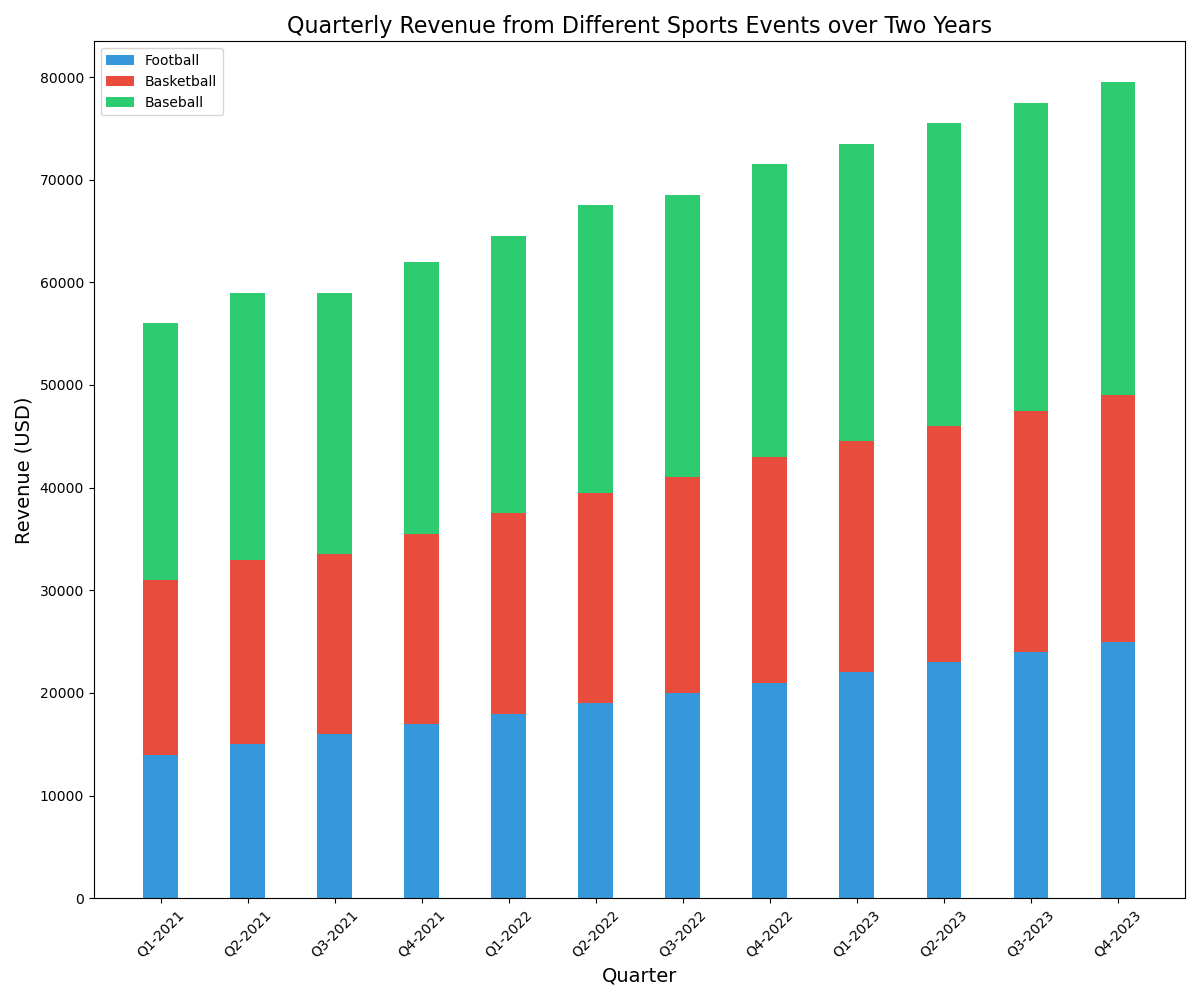

Write Python code to recreate this figure.

import matplotlib.pyplot as plt
import numpy as np

# Data
quarters = ['Q1-2021', 'Q2-2021', 'Q3-2021', 'Q4-2021', 'Q1-2022', 'Q2-2022', 'Q3-2022', 'Q4-2022', 'Q1-2023', 'Q2-2023', 'Q3-2023', 'Q4-2023']
football = np.array([14000, 15000, 16000, 17000, 18000, 19000, 20000, 21000, 22000, 23000, 24000, 25000])
basketball = np.array([17000, 18000, 17500, 18500, 19500, 20500, 21000, 22000, 22500, 23000, 23500, 24000])
baseball = np.array([25000, 26000, 25500, 26500, 27000, 28000, 27500, 28500, 29000, 29500, 30000, 30500])

# Plot
fig, ax = plt.subplots(figsize=(12, 10))  # Change width and height of the chart

bar_width = 0.4  # Change width of bars

# Stacked bars (vertical version)
bar1 = ax.bar(quarters, football, width=bar_width, color='#3498db')
bar2 = ax.bar(quarters, basketball, bottom=football, width=bar_width, color='#e74c3c')
bar3 = ax.bar(quarters, baseball, bottom=football+basketball, width=bar_width, color='#2ecc71')

# Labels and title
ax.set_ylabel('Revenue (USD)', fontsize=14)
ax.set_xlabel('Quarter', fontsize=14)
ax.set_title('Quarterly Revenue from Different Sports Events over Two Years', fontsize=16)

# Legend
ax.legend((bar1[0], bar2[0], bar3[0]), ('Football', 'Basketball', 'Baseball'))

plt.xticks(rotation=45)  # Rotate x-axis labels for better readability
plt.tight_layout()  # Adjust layout to fit everything properly
plt.show()
